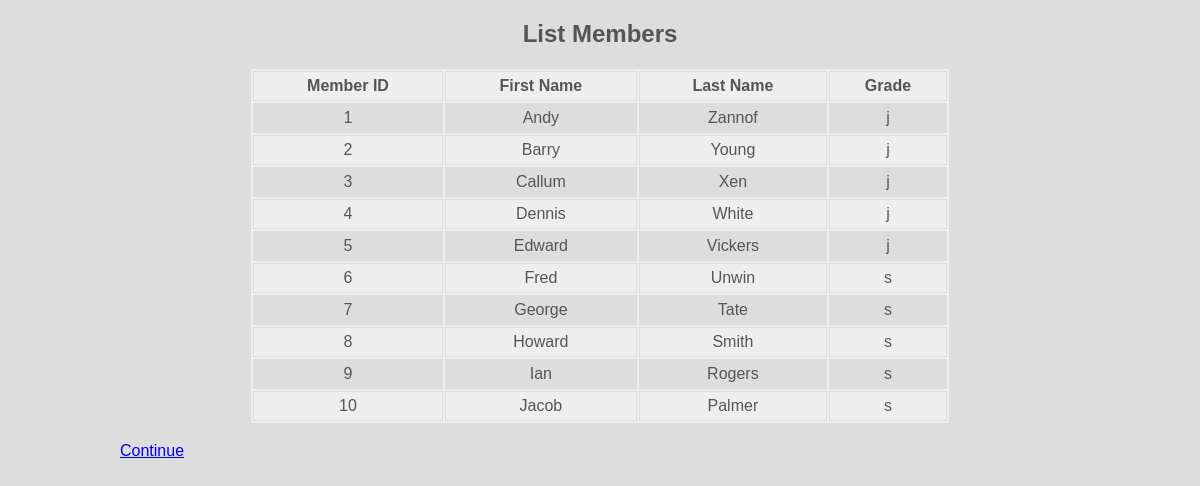
The app's page /listMembers.php with its own data.
### tables this page shows
CREATE TABLE member(
    memberID INT AUTO_INCREMENT,
    firstName VARCHAR(40),
    lastName VARCHAR(40),
    grade char,  
    PRIMARY KEY(memberID)
);

### htdocs/listMembers.php (the view, shortened to what this page needs)
<?php
$title="List Members";
require_once('head.php');
echo "<body>";
    echo "<h2>$title</h2>";
    $conn = mysqli_connect('mariadb', $_ENV['MYSQL_USER'],$_ENV['MYSQL_PASSWORD'], $_ENV['MYSQL_DATABASE']);
    $query = "SELECT * FROM member";
    $result = mysqli_query($conn, $query);
    echo "<table>
	<tr>
		<th>Member ID</th>
		<th>First Name</th>
		<th>Last Name</th>
		<th>Grade</th>
	</tr>";
    while ($row= mysqli_fetch_assoc($result)){
        echo "<tr>";
			echo "<td>".$row['memberID']."</td>";
			echo "<td>".$row['firstName']."</td>";
			echo "<td>".$row['lastName']."</td>";
			echo "<td>".$row['grade']."</td>";
        echo "</tr>";
    }
    echo "</table><br>";
    echo "<a href='index.php'>Continue</a>";
echo "</body>";
echo "</html>";
?>

### htdocs/head.php
<?php
echo"<!DOCTYPE html>
	<html>
	<head>
		<meta charset='utf-8'/>
		<link rel= 'stylesheet' type = 'text/css' href= 'base.css'  >
		<title> $title </title>
	</head>";
?>

### htdocs/base.css (style rules this page uses)
body { width: 960px; margin: auto; color: #555; text-align: justify; font-family: helvetica, sans-serif; background-color: #ddd; }
h2 { text-align: center; }
table { width: 700px; border: 1px solid #ddd; margin: auto; background-color: #eee; }
th, td { text-align: center; padding: 5px; border: 1px solid #ddd; }
tr:nth-child(even) { background-color: #ddd; }

### records on screen
member: memberID "1", firstName "Andy", lastName "Zannof", grade "j"
member: memberID "2", firstName "Barry", lastName "Young", grade "j"
member: memberID "3", firstName "Callum", lastName "Xen", grade "j"
member: memberID "4", firstName "Dennis", lastName "White", grade "j"
member: memberID "5", firstName "Edward", lastName "Vickers", grade "j"
member: memberID "6", firstName "Fred", lastName "Unwin", grade "s"
member: memberID "7", firstName "George", lastName "Tate", grade "s"
member: memberID "8", firstName "Howard", lastName "Smith", grade "s"
member: memberID "9", firstName "Ian", lastName "Rogers", grade "s"
member: memberID "10", firstName "Jacob", lastName "Palmer", grade "s"

### other values on screen
$title "List Members"
